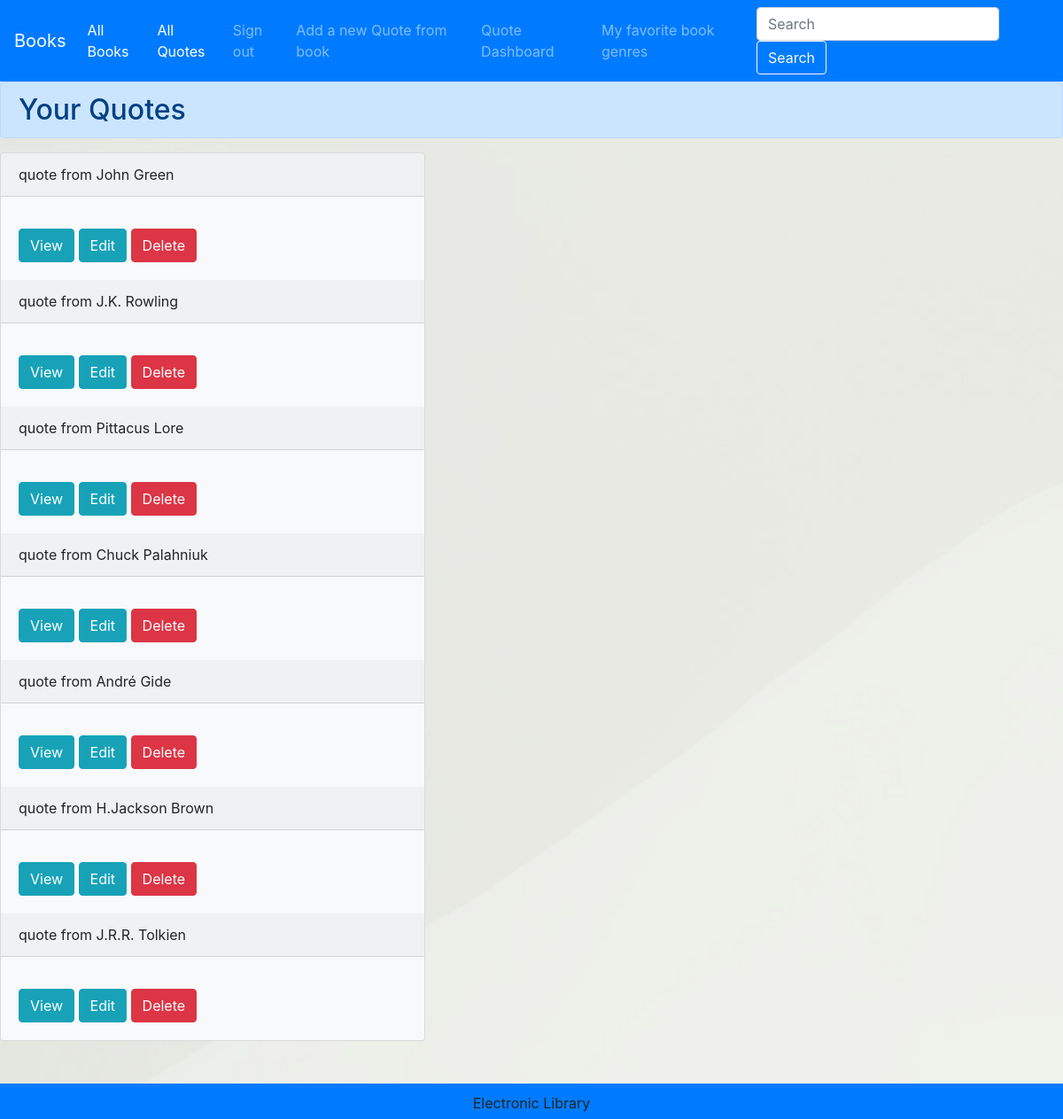
/readers/quote_list/ (signed in), run on the app's committed database.
### library/models.py (models this page shows, shortened)
class Quote(models.Model):
    owner = models.ForeignKey(User, on_delete=models.CASCADE, related_name='quotes')
    from_writer = models.CharField(max_length=30)
    from_book = models.CharField(max_length=30)
    Overview = models.TextField(max_length=600)
    url_address = models.SlugField(max_length=200, unique=True)
    created = models.DateTimeField(auto_now=True)
    class Meta:
        ordering = ['-created']

### library/reader_views.py (the view)
# urls.py: path('quote_list/', QuateListView.as_view(), name='quote_list'),
@method_decorator([login_required, reader_required], name='dispatch')
class QuateListView(ListView):
    model = Quote
    template_name = 'library/readers/quote_list.html'
    context_object_name = 'all_quotes_by_user'
    ordering = ['-created']
    def get_queryset(self):
        queryset = self.request.user.quotes \
            .select_related('owner') \
        return queryset

### library/templates/library/readers/quote_list.html (shortened to what this page needs)
{% extends "base.html" %}
{% block content %}
<h2 class="alert alert-primary">Your Quotes</h2>
<div class="card bg-light mb-3" style="max-width: 30rem;">
    {% for quote in all_quotes_by_user %}
 <div class="card-header">quote from {{ quote.from_writer }}</div>
  <div class="card-body">
       <a class="btn btn-info" href="{% url "readers:quote_detail" quote.url_address %}"> View</a>
          <a class="btn btn-info" href="{% url "readers:quote_update" quote.id %}"> Edit</a>
      <a class="btn btn-danger" href="{% url "readers:quote_delete" quote.id %}"> Delete</a>
  </div>
    {% empty %}
 <li>You haven't add any quotes.</li>
     <a class="btn-info" href="{% url "readers:add_quote" %}">Add a new quotes</a>
    {% endfor %}
</div>
{% endblock %}

### library/static/css/base.css (style rules this page uses)
body { background: #eff0eb; background-image: url('img/bg.png'); background-size: cover; background-repeat: no-repeat; }

### data on the page
Quote: from_writer "John Green"
Quote: from_writer "J.K. Rowling"
Quote: from_writer "Pittacus Lore"
Quote: from_writer "Chuck Palahniuk"
Quote: from_writer "André Gide"
Quote: from_writer "H.Jackson Brown"
Quote: from_writer "J.R.R. Tolkien"
